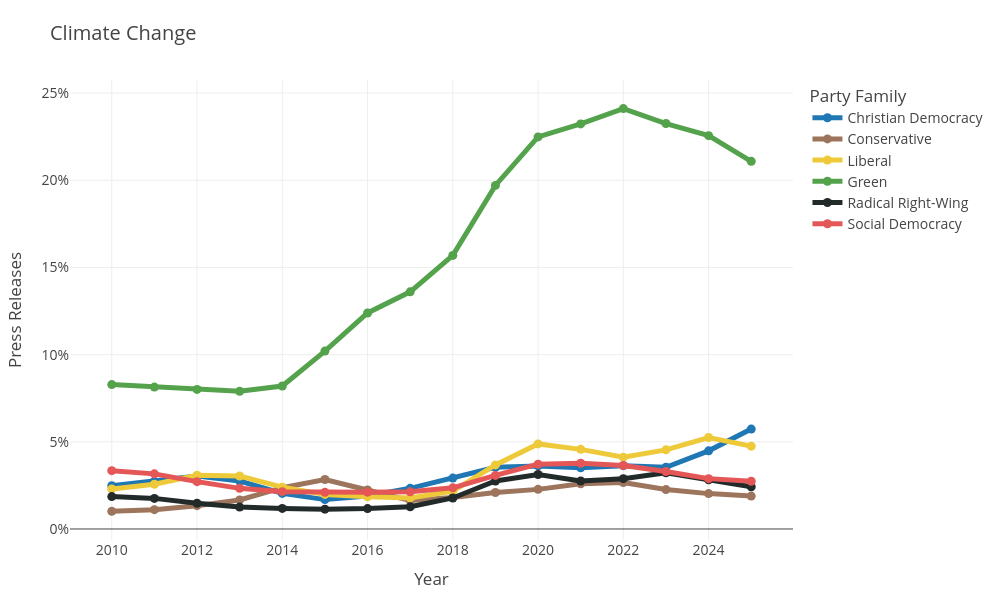
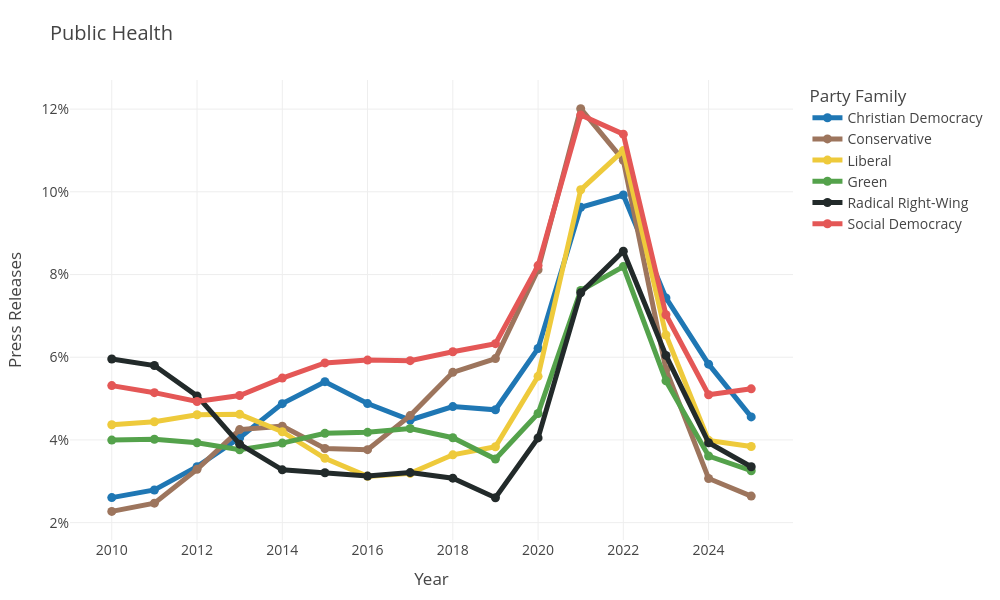
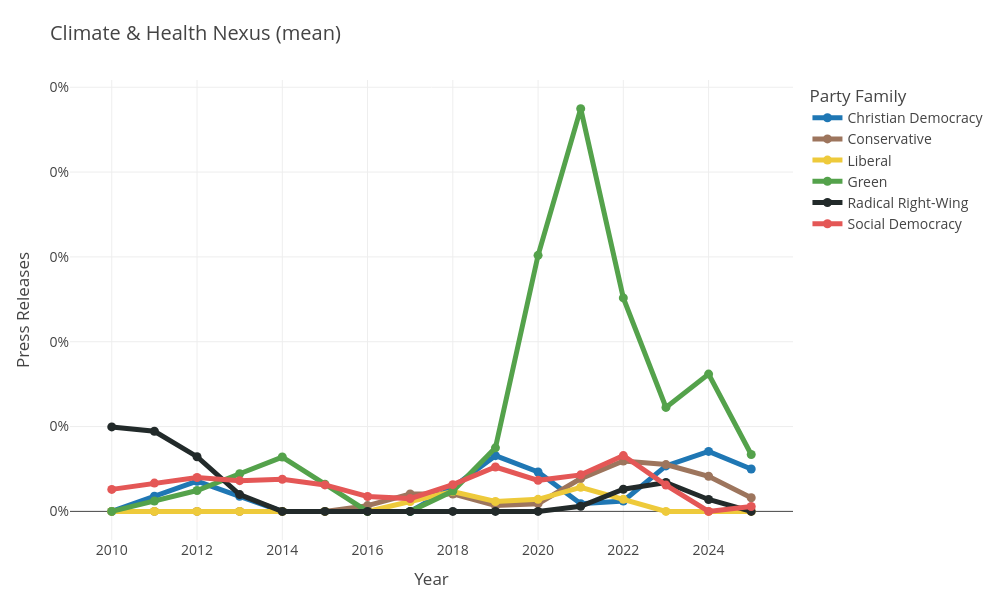
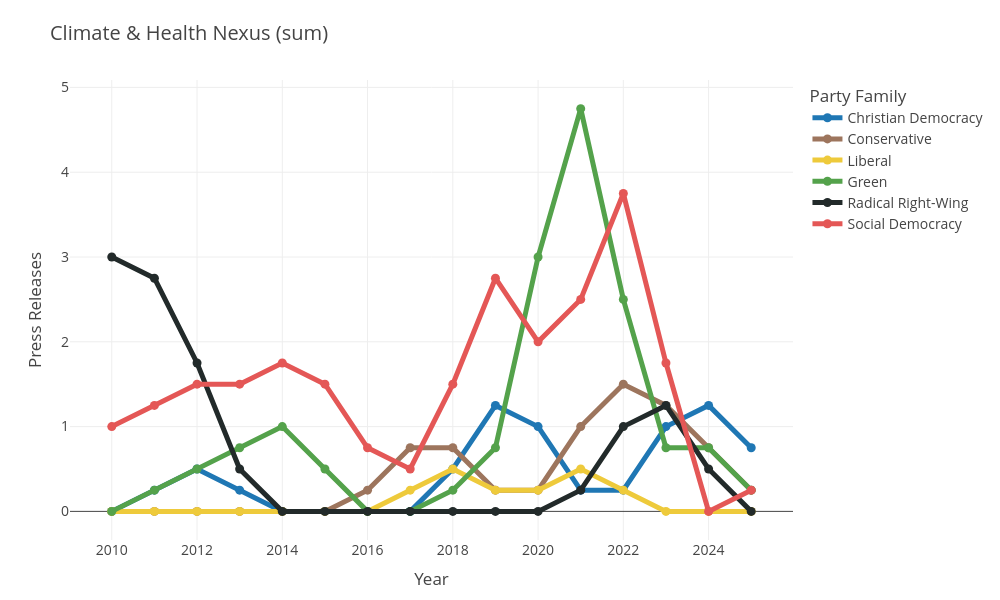

Notebook code cell kept with these figures, in order:
### Code cell
# Generate individual subplot figures as separate PDFs

subplot_configs = {
    'environment_climate_issue1_mean': {
        'title': 'Climate Change',
        'filename': 'indicator_5_3_3_climate_change.pdf',
        'format_pct': True
    },
    'healthcare_issue1_mean': {
        'title': 'Public Health',
        'filename': 'indicator_5_3_3_public_health.pdf',
        'format_pct': True
    },
    'climate_health_mean': {
        'title': 'Climate & Health Nexus (mean)',
        'filename': 'indicator_5_3_3_nexus_mean.pdf',
        'format_pct': True
    },
    'climate_health_sum': {
        'title': 'Climate & Health Nexus (sum)',
        'filename': 'indicator_5_3_3_nexus_sum.pdf',
        'format_pct': False
    }
}

def create_single_subplot(df, col, config, save_path, party_colors=party_colors):
    """Create a single subplot figure and save it as PDF."""
    
    fig = go.Figure()
    
    for party_family in party_colors.keys():
        subset = df[df['party_family'] == party_family].copy()
        
        # smooth the line
        subset[col] = subset[col].rolling(window=2, min_periods=1).mean()
        subset[col] = subset[col].rolling(window=2, min_periods=1).mean()
        
        fig.add_trace(go.Scatter(
            x=subset['year'],
            y=subset[col],
            mode='lines+markers',
            name=party_family,
            line=dict(color=party_colors[party_family], width=5),
        ))
    
    # Update layout
    fig.update_layout(
        title=config['title'],
        xaxis_title='Year',
        yaxis_title='Press Releases',
        title_x=0.05,
        legend_title='Party Family',
        hovermode='x unified',
        width=1000,
        height=600,
        template='presentation',
        font=dict(size=14),
        margin=dict(l=70, r=50, t=80, b=60)
    )
    
    # Format y-axis as percentage if needed
    if config['format_pct']:
        fig.update_yaxes(tickformat=".0%")
    
    # Save figure
    fig.write_image(save_path, scale=5)
    print(f"Saved: {save_path}")
    fig.show()

# Generate each individual subplot
for col, config in subplot_configs.items():
    save_path = f"../appendix/{config['filename']}"
    create_single_subplot(df, col, config, save_path, party_colors)

### Figure 1 — Plotly figure (JSON) as saved in the notebook; plotly's stock layout.template omitted (floating-point values rounded to 4 significant figures)
{"data": [{"line": {"color": "#1f77b4", "width": 5}, "mode": "lines+markers", "name": "Christian Democracy", "type": "scatter", "x": [2010.0, 2011.0, 2012.0, 2013.0, 2014.0, 2015.0, 2016.0, 2017.0, 2018.0, 2019.0, 2020.0, 2021.0, 2022.0, 2023.0, 2024.0, 2025.0], "y": [0.02481, 0.02724, 0.03037, 0.02749, 0.0204, 0.01685, 0.01896, 0.02332, 0.02917, 0.0354, 0.03616, 0.03512, 0.03632, 0.03538, 0.04482, 0.05729]}, {"line": {"color": "#9D755D", "width": 5}, "mode": "lines+markers", "name": "Conservative", "type": "scatter", "x": [2010.0, 2011.0, 2012.0, 2013.0, 2014.0, 2015.0, 2016.0, 2017.0, 2018.0, 2019.0, 2020.0, 2021.0, 2022.0, 2023.0, 2024.0, 2025.0], "y": [0.0101, 0.01109, 0.01337, 0.01666, 0.02369, 0.02836, 0.02235, 0.01628, 0.01806, 0.02092, 0.02272, 0.02593, 0.02668, 0.02261, 0.02028, 0.01888]}, {"line": {"color": "#EECA3B", "width": 5}, "mode": "lines+markers", "name": "Liberal", "type": "scatter", "x": [2010.0, 2011.0, 2012.0, 2013.0, 2014.0, 2015.0, 2016.0, 2017.0, 2018.0, 2019.0, 2020.0, 2021.0, 2022.0, 2023.0, 2024.0, 2025.0], "y": [0.02299, 0.02566, 0.03078, 0.03037, 0.024, 0.01982, 0.01847, 0.01782, 0.0217, 0.03674, 0.04878, 0.04567, 0.04121, 0.04538, 0.05245, 0.0475]}, {"line": {"color": "#54A24B", "width": 5}, "mode": "lines+markers", "name": "Green", "type": "scatter", "x": [2010.0, 2011.0, 2012.0, 2013.0, 2014.0, 2015.0, 2016.0, 2017.0, 2018.0, 2019.0, 2020.0, 2021.0, 2022.0, 2023.0, 2024.0, 2025.0], "y": [0.08281, 0.0814, 0.08004, 0.07897, 0.08199, 0.102, 0.1239, 0.136, 0.1569, 0.1971, 0.2249, 0.2323, 0.2411, 0.2325, 0.2256, 0.2109]}, {"line": {"color": "#222A2A", "width": 5}, "mode": "lines+markers", "name": "Radical Right-Wing", "type": "scatter", "x": [2010.0, 2011.0, 2012.0, 2013.0, 2014.0, 2015.0, 2016.0, 2017.0, 2018.0, 2019.0, 2020.0, 2021.0, 2022.0, 2023.0, 2024.0, 2025.0], "y": [0.01859, 0.01755, 0.01473, 0.01256, 0.01179, 0.01137, 0.0117, 0.01272, 0.01779, 0.0275, 0.03124, 0.02753, 0.02884, 0.03225, 0.02819, 0.02425]}, {"line": {"color": "#E45756", "width": 5}, "mode": "lines+markers", "name": "Social Democracy", "type": "scatter", "x": [2010.0, 2011.0, 2012.0, 2013.0, 2014.0, 2015.0, 2016.0, 2017.0, 2018.0, 2019.0, 2020.0, 2021.0, 2022.0, 2023.0, 2024.0, 2025.0], "y": [0.03344, 0.03161, 0.02716, 0.0233, 0.02139, 0.021, 0.02113, 0.02132, 0.02359, 0.03073, 0.03717, 0.03771, 0.0364, 0.03295, 0.02888, 0.02738]}], "layout": {"font": {"size": 14}, "height": 600, "hovermode": "x unified", "legend": {"title": {"text": "Party Family"}}, "margin": {"b": 60, "l": 70, "r": 50, "t": 80}, "title": {"text": "Climate Change", "x": 0.05}, "width": 1000, "xaxis": {"title": {"text": "Year"}}, "yaxis": {"tickformat": ".0%", "title": {"text": "Press Releases"}}}}

### Figure 2 — Plotly figure (JSON) as saved in the notebook; plotly's stock layout.template omitted (floating-point values rounded to 4 significant figures)
{"data": [{"line": {"color": "#1f77b4", "width": 5}, "mode": "lines+markers", "name": "Christian Democracy", "type": "scatter", "x": [2010.0, 2011.0, 2012.0, 2013.0, 2014.0, 2015.0, 2016.0, 2017.0, 2018.0, 2019.0, 2020.0, 2021.0, 2022.0, 2023.0, 2024.0, 2025.0], "y": [0.02605, 0.0279, 0.03354, 0.04052, 0.04878, 0.05408, 0.04879, 0.04482, 0.04807, 0.04729, 0.06212, 0.09624, 0.09922, 0.07434, 0.05832, 0.04557]}, {"line": {"color": "#9D755D", "width": 5}, "mode": "lines+markers", "name": "Conservative", "type": "scatter", "x": [2010.0, 2011.0, 2012.0, 2013.0, 2014.0, 2015.0, 2016.0, 2017.0, 2018.0, 2019.0, 2020.0, 2021.0, 2022.0, 2023.0, 2024.0, 2025.0], "y": [0.02272, 0.02472, 0.03288, 0.04249, 0.04333, 0.03792, 0.03765, 0.04589, 0.05635, 0.05966, 0.08116, 0.1201, 0.1076, 0.05705, 0.03068, 0.02642]}, {"line": {"color": "#EECA3B", "width": 5}, "mode": "lines+markers", "name": "Liberal", "type": "scatter", "x": [2010.0, 2011.0, 2012.0, 2013.0, 2014.0, 2015.0, 2016.0, 2017.0, 2018.0, 2019.0, 2020.0, 2021.0, 2022.0, 2023.0, 2024.0, 2025.0], "y": [0.04368, 0.04441, 0.0461, 0.0462, 0.04199, 0.03554, 0.03119, 0.0319, 0.0364, 0.03835, 0.05538, 0.1005, 0.11, 0.06537, 0.03989, 0.03842]}, {"line": {"color": "#54A24B", "width": 5}, "mode": "lines+markers", "name": "Green", "type": "scatter", "x": [2010.0, 2011.0, 2012.0, 2013.0, 2014.0, 2015.0, 2016.0, 2017.0, 2018.0, 2019.0, 2020.0, 2021.0, 2022.0, 2023.0, 2024.0, 2025.0], "y": [0.03996, 0.04017, 0.03933, 0.03761, 0.03923, 0.0416, 0.04183, 0.04276, 0.04053, 0.03537, 0.04638, 0.07613, 0.08191, 0.05428, 0.03611, 0.03255]}, {"line": {"color": "#222A2A", "width": 5}, "mode": "lines+markers", "name": "Radical Right-Wing", "type": "scatter", "x": [2010.0, 2011.0, 2012.0, 2013.0, 2014.0, 2015.0, 2016.0, 2017.0, 2018.0, 2019.0, 2020.0, 2021.0, 2022.0, 2023.0, 2024.0, 2025.0], "y": [0.05958, 0.05799, 0.05065, 0.03897, 0.03277, 0.03207, 0.03126, 0.03209, 0.03075, 0.02603, 0.04049, 0.07557, 0.08564, 0.06044, 0.03932, 0.0335]}, {"line": {"color": "#E45756", "width": 5}, "mode": "lines+markers", "name": "Social Democracy", "type": "scatter", "x": [2010.0, 2011.0, 2012.0, 2013.0, 2014.0, 2015.0, 2016.0, 2017.0, 2018.0, 2019.0, 2020.0, 2021.0, 2022.0, 2023.0, 2024.0, 2025.0], "y": [0.05314, 0.05143, 0.04929, 0.05075, 0.05495, 0.05862, 0.05931, 0.05917, 0.06133, 0.06327, 0.08215, 0.1186, 0.1139, 0.07026, 0.05094, 0.05236]}], "layout": {"font": {"size": 14}, "height": 600, "hovermode": "x unified", "legend": {"title": {"text": "Party Family"}}, "margin": {"b": 60, "l": 70, "r": 50, "t": 80}, "title": {"text": "Public Health", "x": 0.05}, "width": 1000, "xaxis": {"title": {"text": "Year"}}, "yaxis": {"tickformat": ".0%", "title": {"text": "Press Releases"}}}}

### Figure 3 — Plotly figure (JSON) as saved in the notebook; plotly's stock layout.template omitted (floating-point values rounded to 4 significant figures)
{"data": [{"line": {"color": "#1f77b4", "width": 5}, "mode": "lines+markers", "name": "Christian Democracy", "type": "scatter", "x": [2010.0, 2011.0, 2012.0, 2013.0, 2014.0, 2015.0, 2016.0, 2017.0, 2018.0, 2019.0, 2020.0, 2021.0, 2022.0, 2023.0, 2024.0, 2025.0], "y": [0.0, 8.894e-05, 0.0001779, 8.894e-05, 0.0, 0.0, 0.0, 0.0, 0.0001415, 0.0003283, 0.0002321, 4.533e-05, 6.09e-05, 0.000268, 0.0003534, 0.0002499]}, {"line": {"color": "#9D755D", "width": 5}, "mode": "lines+markers", "name": "Conservative", "type": "scatter", "x": [2010.0, 2011.0, 2012.0, 2013.0, 2014.0, 2015.0, 2016.0, 2017.0, 2018.0, 2019.0, 2020.0, 2021.0, 2022.0, 2023.0, 2024.0, 2025.0], "y": [0.0, 0.0, 0.0, 0.0, 0.0, 0.0, 3.392e-05, 0.0001022, 0.0001027, 3.438e-05, 4.542e-05, 0.0001931, 0.0002968, 0.0002758, 0.0002068, 8e-05]}, {"line": {"color": "#EECA3B", "width": 5}, "mode": "lines+markers", "name": "Liberal", "type": "scatter", "x": [2010.0, 2011.0, 2012.0, 2013.0, 2014.0, 2015.0, 2016.0, 2017.0, 2018.0, 2019.0, 2020.0, 2021.0, 2022.0, 2023.0, 2024.0, 2025.0], "y": [0.0, 0.0, 0.0, 0.0, 0.0, 0.0, 0.0, 5.826e-05, 0.0001165, 5.826e-05, 7.114e-05, 0.0001423, 7.114e-05, 0.0, 0.0, 0.0]}, {"line": {"color": "#54A24B", "width": 5}, "mode": "lines+markers", "name": "Green", "type": "scatter", "x": [2010.0, 2011.0, 2012.0, 2013.0, 2014.0, 2015.0, 2016.0, 2017.0, 2018.0, 2019.0, 2020.0, 2021.0, 2022.0, 2023.0, 2024.0, 2025.0], "y": [0.0, 6.143e-05, 0.0001229, 0.0002215, 0.0003202, 0.0001601, 0.0, 0.0, 0.0001196, 0.0003743, 0.001509, 0.002374, 0.001258, 0.0006129, 0.0008091, 0.0003351]}, {"line": {"color": "#222A2A", "width": 5}, "mode": "lines+markers", "name": "Radical Right-Wing", "type": "scatter", "x": [2010.0, 2011.0, 2012.0, 2013.0, 2014.0, 2015.0, 2016.0, 2017.0, 2018.0, 2019.0, 2020.0, 2021.0, 2022.0, 2023.0, 2024.0, 2025.0], "y": [0.0004978, 0.0004723, 0.0003223, 9.891e-05, 0.0, 0.0, 0.0, 0.0, 0.0, 0.0, 0.0, 3.022e-05, 0.0001305, 0.0001703, 7.002e-05, 0.0]}, {"line": {"color": "#E45756", "width": 5}, "mode": "lines+markers", "name": "Social Democracy", "type": "scatter", "x": [2010.0, 2011.0, 2012.0, 2013.0, 2014.0, 2015.0, 2016.0, 2017.0, 2018.0, 2019.0, 2020.0, 2021.0, 2022.0, 2023.0, 2024.0, 2025.0], "y": [0.0001296, 0.0001667, 0.0001994, 0.000181, 0.0001893, 0.0001561, 8.786e-05, 7.52e-05, 0.0001574, 0.0002615, 0.0001829, 0.0002152, 0.000329, 0.0001549, 0.0, 2.851e-05]}], "layout": {"font": {"size": 14}, "height": 600, "hovermode": "x unified", "legend": {"title": {"text": "Party Family"}}, "margin": {"b": 60, "l": 70, "r": 50, "t": 80}, "title": {"text": "Climate & Health Nexus (mean)", "x": 0.05}, "width": 1000, "xaxis": {"title": {"text": "Year"}}, "yaxis": {"tickformat": ".0%", "title": {"text": "Press Releases"}}}}

### Figure 4 — Plotly figure (JSON) as saved in the notebook; plotly's stock layout.template omitted (floating-point values rounded to 4 significant figures)
{"data": [{"line": {"color": "#1f77b4", "width": 5}, "mode": "lines+markers", "name": "Christian Democracy", "type": "scatter", "x": [2010.0, 2011.0, 2012.0, 2013.0, 2014.0, 2015.0, 2016.0, 2017.0, 2018.0, 2019.0, 2020.0, 2021.0, 2022.0, 2023.0, 2024.0, 2025.0], "y": [0.0, 0.25, 0.5, 0.25, 0.0, 0.0, 0.0, 0.0, 0.5, 1.25, 1.0, 0.25, 0.25, 1.0, 1.25, 0.75]}, {"line": {"color": "#9D755D", "width": 5}, "mode": "lines+markers", "name": "Conservative", "type": "scatter", "x": [2010.0, 2011.0, 2012.0, 2013.0, 2014.0, 2015.0, 2016.0, 2017.0, 2018.0, 2019.0, 2020.0, 2021.0, 2022.0, 2023.0, 2024.0, 2025.0], "y": [0.0, 0.0, 0.0, 0.0, 0.0, 0.0, 0.25, 0.75, 0.75, 0.25, 0.25, 1.0, 1.5, 1.25, 0.75, 0.25]}, {"line": {"color": "#EECA3B", "width": 5}, "mode": "lines+markers", "name": "Liberal", "type": "scatter", "x": [2010.0, 2011.0, 2012.0, 2013.0, 2014.0, 2015.0, 2016.0, 2017.0, 2018.0, 2019.0, 2020.0, 2021.0, 2022.0, 2023.0, 2024.0, 2025.0], "y": [0.0, 0.0, 0.0, 0.0, 0.0, 0.0, 0.0, 0.25, 0.5, 0.25, 0.25, 0.5, 0.25, 0.0, 0.0, 0.0]}, {"line": {"color": "#54A24B", "width": 5}, "mode": "lines+markers", "name": "Green", "type": "scatter", "x": [2010.0, 2011.0, 2012.0, 2013.0, 2014.0, 2015.0, 2016.0, 2017.0, 2018.0, 2019.0, 2020.0, 2021.0, 2022.0, 2023.0, 2024.0, 2025.0], "y": [0.0, 0.25, 0.5, 0.75, 1.0, 0.5, 0.0, 0.0, 0.25, 0.75, 3.0, 4.75, 2.5, 0.75, 0.75, 0.25]}, {"line": {"color": "#222A2A", "width": 5}, "mode": "lines+markers", "name": "Radical Right-Wing", "type": "scatter", "x": [2010.0, 2011.0, 2012.0, 2013.0, 2014.0, 2015.0, 2016.0, 2017.0, 2018.0, 2019.0, 2020.0, 2021.0, 2022.0, 2023.0, 2024.0, 2025.0], "y": [3.0, 2.75, 1.75, 0.5, 0.0, 0.0, 0.0, 0.0, 0.0, 0.0, 0.0, 0.25, 1.0, 1.25, 0.5, 0.0]}, {"line": {"color": "#E45756", "width": 5}, "mode": "lines+markers", "name": "Social Democracy", "type": "scatter", "x": [2010.0, 2011.0, 2012.0, 2013.0, 2014.0, 2015.0, 2016.0, 2017.0, 2018.0, 2019.0, 2020.0, 2021.0, 2022.0, 2023.0, 2024.0, 2025.0], "y": [1.0, 1.25, 1.5, 1.5, 1.75, 1.5, 0.75, 0.5, 1.5, 2.75, 2.0, 2.5, 3.75, 1.75, 0.0, 0.25]}], "layout": {"font": {"size": 14}, "height": 600, "hovermode": "x unified", "legend": {"title": {"text": "Party Family"}}, "margin": {"b": 60, "l": 70, "r": 50, "t": 80}, "title": {"text": "Climate & Health Nexus (sum)", "x": 0.05}, "width": 1000, "xaxis": {"title": {"text": "Year"}}, "yaxis": {"title": {"text": "Press Releases"}}}}
